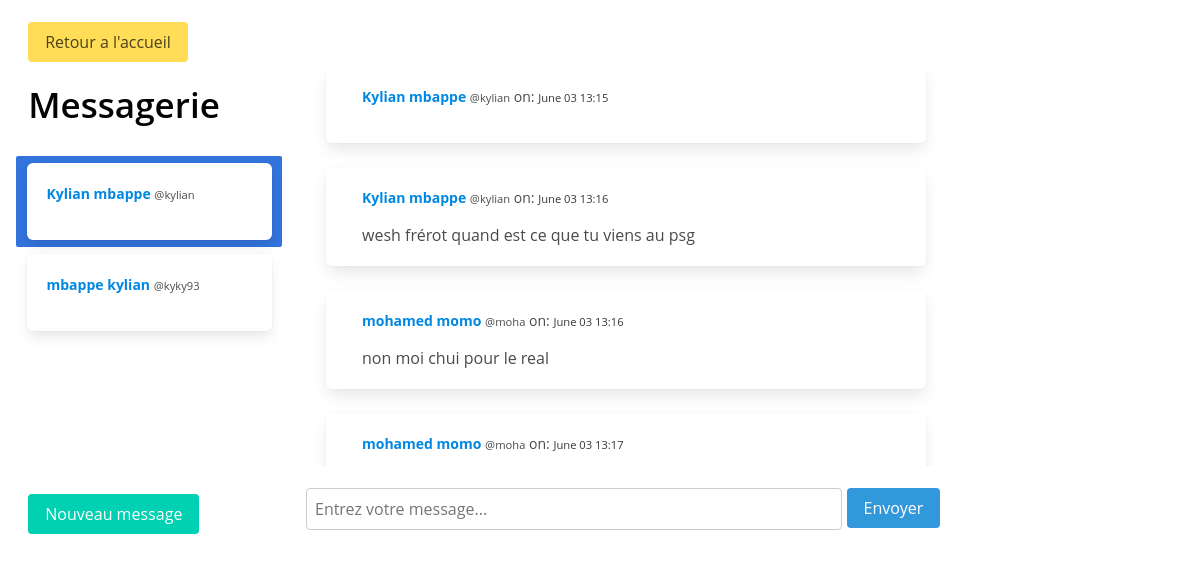
The page /direct/ (signed in) on the database its author committed.
### gestion/models.py (models this page shows)
class user(AbstractUser):
    is_etudiant=models.BooleanField(default=False)
    is_enseignant=models.BooleanField(default=False)
    email=models.EmailField(max_length=254)
    is_email_verified=models.BooleanField(default=False)
    nom=models.CharField(max_length=50)
    prenom=models.CharField(max_length=50)

### direct/models.py (models this page shows, shortened)
class Message(models.Model):
	user = models.ForeignKey('gestion.user', on_delete=models.CASCADE, related_name='user')
	sender = models.ForeignKey('gestion.user', on_delete=models.CASCADE, related_name='from_user')
	recipient = models.ForeignKey('gestion.user', on_delete=models.CASCADE, related_name='to_user')
	body = models.TextField(max_length=1000, blank=True, null=True)
	date = models.DateTimeField(auto_now_add=True)
	is_read = models.BooleanField(default=False)
	def get_messages(user):
		messages = Message.objects.filter(user=user).values('recipient').annotate(last=Max('date')).order_by('-last')
		users = []
		for message in messages:
			User=get_user_model()
			users.append({
				'user': User.objects.get(pk=message['recipient']),
				'last': message['last'],
				'unread': Message.objects.filter(user=user, recipient__pk=message['recipient'], is_read=False).count()
				})
		return users

### direct/views.py (the view)
# urls.py: path('', Inbox, name='inbox'),
@login_required
def Inbox(request):
	messages = Message.get_messages(user=request.user)
	active_direct = None
	directs = None
	if messages:
		message = messages[0]
		active_direct = message['user'].username
		directs = Message.objects.filter(user=request.user, recipient=message['user'])
		directs.update(is_read=True)
		for message in messages:
			if message['user'].username == active_direct:
				message['unread'] = 0
	if user.is_etudiant==True:
		t="etudiant"
	else:
		if user.is_enseignant==True:
			t="enseignant"
		else:
			t="administartion"
	context = {
		'directs': directs,
		'messages': messages,
		'active_direct': active_direct,
		}
	template = loader.get_template('direct/direct.html')
	return HttpResponse(template.render(context, request))

### gestion/templates/direct/direct.html (shortened to what this page needs)
{% load static %}
{% load static %}
<!DOCTYPE html>
<html>
  <head>
    <link rel="stylesheet" href="{% static 'css/bulma.min.css' %}">
    <link rel="stylesheet" href="{% static 'css/styl.css' %}">
    <head>
      <link rel="stylesheet" href="{% static 'assets/vendors/mdi/css/materialdesignicons.min.css' %}">
      <link rel="stylesheet" href="{% static 'assets/vendors/flag-icon-css/css/flag-icon.min.css' %}">
      <link rel="stylesheet" href="{% static 'assets/vendors/css/vendor.bundle.base.css' %}">
      <link rel="stylesheet" href="{% static 'assets/vendors/jquery-bar-rating/css-stars.css' %}">
      <link rel="stylesheet" href="{% static 'assets/vendors/font-awesome/css/font-awesome.min.css' %}" >
      <link rel="stylesheet" href="{% static 'assets/css/demo_1/style.css' %}" />
    </head>
  </head>
{% block content %}
    <div class="columns is-mobile">
    <div class="column is-one-quarter">
     <br>
    <aside class="menu">
      <a href="{% url 'home' %}" style="text-decoration:none; margin-left:10%"class="button is-warning">Retour a l'accueil</a>
      <br><br>
      <h1 style="margin-left:10%">
      Messagerie
    </h1>
    <br>
    <ul style="overflow-y: scroll; height: 300px" class="menu-list">
    {% for message in messages %}
    <a class="{% if active_direct == message.user.username %}is-active{% endif %}" href="{% url 'directs' message.user.username %}">
    <div class="box" >
      <article class="media" >
        <div class="media-content" >
          <div class="content">
            <p>
              <strong style="color:#0087E1">{{ message.user.nom}} {{ message.user.prenom }}</strong> <small>@{{ message.user.username }}</small>
            </p>
          </div>
        </div>
      </article>
    </div>
    </a>
    {% endfor %}
      </ul>
      </aside>
    <br>
    <a href="{% url 'usersearch' %}" style="text-decoration:none; margin-left:10%"class="button is-primary">Nouveau message</a>
    <br><br>
    </div>
    <div class="column">
      <br><br><br>
    <div style="overflow-y: scroll; height: 400px; scrollbar-color: black;
    scrollbar-width: thin;">
    {% for direct in directs %}
    <div class="box"  style="margin-left:20px;width:600px;">
      <article class="media">
        <div class="media-content">
          <div class="content" >
            <p>
              <strong style="color:#0087E1">{{ direct.sender.nom }} {{ direct.sender.prenom }}</strong> <small>@{{ direct.sender.username }}</small> on: <strong><small>{{ direct.date|date:'N d G:i'}}</small></strong>
            </p>
            {{ direct.body }}
          </div>
        </div>
      </article>
    </div>
    {% endfor %}
    </div>
    <br>
    <form role="form" method="POST" action="{% url 'send_direct' %}">
    <article class="media">
      <div class="media-content">
        <div class="field">
          <p class="control">
            <input  name="body" placeholder="Entrez votre message..."></input>
            <button type="submit" name="action" class="button is-info">Envoyer</button>
          </p>
        </div>
      </div>
    </article>
    </form>
    </div>
    </div>
{% endblock %}

### gestion/static/css/styl.css (style rules this page uses)
* { box-sizing:border-box }

### gestion/templates/direct/direct.html (style rules this page uses)
input, select { width: 60%; padding: 8px 8px; margin-left: 5%; display: inline-block; border: 1px solid #ccc; border-radius: 4px; box-sizing: border-box; }

### rows shown on the page
user: user.nom "Kylian", user.prenom "mbappe", user.username "kylian"
user: user.nom "mbappe", user.prenom "kylian", user.username "kyky93"
Message: sender.nom "Kylian", sender.prenom "mbappe", sender.username "kylian", date "June 03 13:15"
Message: sender.nom "Kylian", sender.prenom "mbappe", sender.username "kylian", date "June 03 13:16", body "wesh frérot quand est ce que tu viens au psg"
Message: sender.nom "mohamed", sender.prenom "momo", sender.username "moha", date "June 03 13:16", body "non moi chui pour le real"
Message: sender.nom "mohamed", sender.prenom "momo", sender.username "moha", date "June 03 13:17"
